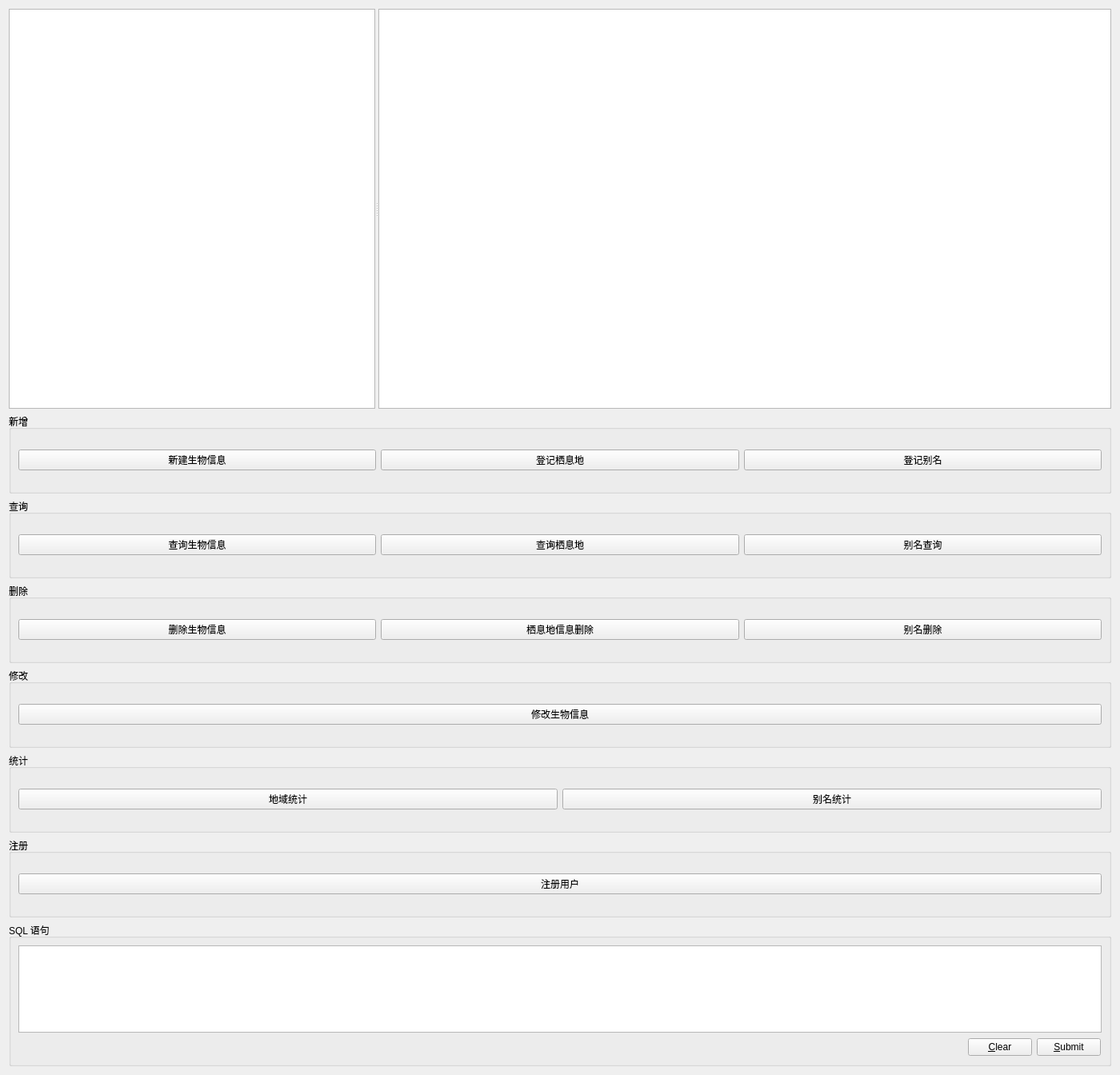
<?xml version="1.0" encoding="UTF-8"?>
<ui version="4.0">
 <class>Browser</class>
 <widget class="QWidget" name="Browser">
  <property name="geometry">
   <rect>
    <x>0</x>
    <y>0</y>
    <width>1400</width>
    <height>1124</height>
   </rect>
  </property>
  <property name="sizePolicy">
   <sizepolicy hsizetype="Expanding" vsizetype="Preferred">
    <horstretch>0</horstretch>
    <verstretch>0</verstretch>
   </sizepolicy>
  </property>
  <property name="minimumSize">
   <size>
    <width>1000</width>
    <height>0</height>
   </size>
  </property>
  <property name="windowTitle">
   <string>Qt SQL Browser</string>
  </property>
  <layout class="QGridLayout" name="gridLayout">
   <item row="2" column="0">
    <widget class="QGroupBox" name="groupBox_3">
     <property name="sizePolicy">
      <sizepolicy hsizetype="Expanding" vsizetype="MinimumExpanding">
       <horstretch>0</horstretch>
       <verstretch>0</verstretch>
      </sizepolicy>
     </property>
     <property name="minimumSize">
      <size>
       <width>0</width>
       <height>100</height>
      </size>
     </property>
     <property name="maximumSize">
      <size>
       <width>16777215</width>
       <height>180</height>
      </size>
     </property>
     <property name="title">
      <string>查询</string>
     </property>
     <layout class="QHBoxLayout" name="horizontalLayout_2">
      <item>
       <widget class="QPushButton" name="pushButtonQspe">
        <property name="text">
         <string>查询生物信息</string>
        </property>
       </widget>
      </item>
      <item>
       <widget class="QPushButton" name="pushButtonQdi">
        <property name="text">
         <string>查询栖息地</string>
        </property>
       </widget>
      </item>
      <item>
       <widget class="QPushButton" name="pushButtonQnm">
        <property name="text">
         <string>别名查询</string>
        </property>
       </widget>
      </item>
     </layout>
    </widget>
   </item>
   <item row="1" column="0">
    <widget class="QGroupBox" name="groupBox_2">
     <property name="sizePolicy">
      <sizepolicy hsizetype="Expanding" vsizetype="MinimumExpanding">
       <horstretch>0</horstretch>
       <verstretch>0</verstretch>
      </sizepolicy>
     </property>
     <property name="minimumSize">
      <size>
       <width>0</width>
       <height>100</height>
      </size>
     </property>
     <property name="maximumSize">
      <size>
       <width>16777215</width>
       <height>180</height>
      </size>
     </property>
     <property name="title">
      <string>新增</string>
     </property>
     <layout class="QHBoxLayout" name="horizontalLayout">
      <item>
       <widget class="QPushButton" name="pushButtonAdd">
        <property name="minimumSize">
         <size>
          <width>0</width>
          <height>20</height>
         </size>
        </property>
        <property name="text">
         <string>新建生物信息</string>
        </property>
       </widget>
      </item>
      <item>
       <widget class="QPushButton" name="pushButtonAddDistr">
        <property name="text">
         <string>登记栖息地</string>
        </property>
       </widget>
      </item>
      <item>
       <widget class="QPushButton" name="pushButtonNm">
        <property name="text">
         <string>登记别名</string>
        </property>
       </widget>
      </item>
     </layout>
    </widget>
   </item>
   <item row="7" column="0">
    <widget class="QGroupBox" name="groupBox">
     <property name="sizePolicy">
      <sizepolicy hsizetype="Preferred" vsizetype="MinimumExpanding">
       <horstretch>0</horstretch>
       <verstretch>0</verstretch>
      </sizepolicy>
     </property>
     <property name="maximumSize">
      <size>
       <width>16777215</width>
       <height>180</height>
      </size>
     </property>
     <property name="title">
      <string>SQL 语句</string>
     </property>
     <layout class="QVBoxLayout">
      <property name="spacing">
       <number>6</number>
      </property>
      <property name="leftMargin">
       <number>9</number>
      </property>
      <property name="topMargin">
       <number>9</number>
      </property>
      <property name="rightMargin">
       <number>9</number>
      </property>
      <property name="bottomMargin">
       <number>9</number>
      </property>
      <item>
       <widget class="QTextEdit" name="sqlEdit">
        <property name="sizePolicy">
         <sizepolicy hsizetype="Expanding" vsizetype="MinimumExpanding">
          <horstretch>0</horstretch>
          <verstretch>0</verstretch>
         </sizepolicy>
        </property>
        <property name="minimumSize">
         <size>
          <width>0</width>
          <height>18</height>
         </size>
        </property>
        <property name="baseSize">
         <size>
          <width>0</width>
          <height>120</height>
         </size>
        </property>
       </widget>
      </item>
      <item>
       <layout class="QHBoxLayout">
        <property name="spacing">
         <number>6</number>
        </property>
        <property name="leftMargin">
         <number>1</number>
        </property>
        <property name="topMargin">
         <number>1</number>
        </property>
        <property name="rightMargin">
         <number>1</number>
        </property>
        <property name="bottomMargin">
         <number>1</number>
        </property>
        <item>
         <spacer>
          <property name="orientation">
           <enum>Qt::Horizontal</enum>
          </property>
          <property name="sizeHint" stdset="0">
           <size>
            <width>40</width>
            <height>20</height>
           </size>
          </property>
         </spacer>
        </item>
        <item>
         <widget class="QPushButton" name="clearButton">
          <property name="text">
           <string>&amp;Clear</string>
          </property>
         </widget>
        </item>
        <item>
         <widget class="QPushButton" name="submitButton">
          <property name="text">
           <string>&amp;Submit</string>
          </property>
         </widget>
        </item>
       </layout>
      </item>
     </layout>
    </widget>
   </item>
   <item row="5" column="0">
    <widget class="QGroupBox" name="groupBox_6">
     <property name="sizePolicy">
      <sizepolicy hsizetype="Expanding" vsizetype="MinimumExpanding">
       <horstretch>0</horstretch>
       <verstretch>0</verstretch>
      </sizepolicy>
     </property>
     <property name="minimumSize">
      <size>
       <width>0</width>
       <height>100</height>
      </size>
     </property>
     <property name="maximumSize">
      <size>
       <width>16777215</width>
       <height>180</height>
      </size>
     </property>
     <property name="title">
      <string>统计</string>
     </property>
     <layout class="QHBoxLayout" name="horizontalLayout_5">
      <item>
       <widget class="QPushButton" name="pushButton">
        <property name="text">
         <string>地域统计</string>
        </property>
       </widget>
      </item>
      <item>
       <widget class="QPushButton" name="pushButton_2">
        <property name="text">
         <string>别名统计</string>
        </property>
       </widget>
      </item>
     </layout>
    </widget>
   </item>
   <item row="3" column="0">
    <widget class="QGroupBox" name="groupBox_4">
     <property name="sizePolicy">
      <sizepolicy hsizetype="Expanding" vsizetype="MinimumExpanding">
       <horstretch>0</horstretch>
       <verstretch>0</verstretch>
      </sizepolicy>
     </property>
     <property name="minimumSize">
      <size>
       <width>0</width>
       <height>100</height>
      </size>
     </property>
     <property name="maximumSize">
      <size>
       <width>16777215</width>
       <height>180</height>
      </size>
     </property>
     <property name="title">
      <string>删除</string>
     </property>
     <layout class="QHBoxLayout" name="horizontalLayout_3">
      <item>
       <widget class="QPushButton" name="pushButtonDl">
        <property name="text">
         <string>删除生物信息</string>
        </property>
       </widget>
      </item>
      <item>
       <widget class="QPushButton" name="pushButtonDld">
        <property name="text">
         <string>栖息地信息删除</string>
        </property>
       </widget>
      </item>
      <item>
       <widget class="QPushButton" name="pushButtonDln">
        <property name="text">
         <string>别名删除</string>
        </property>
       </widget>
      </item>
     </layout>
    </widget>
   </item>
   <item row="4" column="0">
    <widget class="QGroupBox" name="groupBox_5">
     <property name="sizePolicy">
      <sizepolicy hsizetype="Expanding" vsizetype="MinimumExpanding">
       <horstretch>0</horstretch>
       <verstretch>0</verstretch>
      </sizepolicy>
     </property>
     <property name="minimumSize">
      <size>
       <width>0</width>
       <height>100</height>
      </size>
     </property>
     <property name="maximumSize">
      <size>
       <width>16777215</width>
       <height>180</height>
      </size>
     </property>
     <property name="title">
      <string>修改</string>
     </property>
     <layout class="QHBoxLayout" name="horizontalLayout_4">
      <item>
       <widget class="QPushButton" name="pushButtonChg">
        <property name="text">
         <string>修改生物信息</string>
        </property>
       </widget>
      </item>
     </layout>
    </widget>
   </item>
   <item row="0" column="0">
    <widget class="QSplitter" name="splitter">
     <property name="sizePolicy">
      <sizepolicy hsizetype="Expanding" vsizetype="MinimumExpanding">
       <horstretch>0</horstretch>
       <verstretch>0</verstretch>
      </sizepolicy>
     </property>
     <property name="minimumSize">
      <size>
       <width>0</width>
       <height>500</height>
      </size>
     </property>
     <property name="orientation">
      <enum>Qt::Horizontal</enum>
     </property>
     <widget class="ConnectionWidget" name="connectionWidget">
      <property name="sizePolicy">
       <sizepolicy hsizetype="Ignored" vsizetype="Expanding">
        <horstretch>1</horstretch>
        <verstretch>0</verstretch>
       </sizepolicy>
      </property>
     </widget>
     <widget class="QTableView" name="table">
      <property name="sizePolicy">
       <sizepolicy hsizetype="Expanding" vsizetype="Expanding">
        <horstretch>2</horstretch>
        <verstretch>0</verstretch>
       </sizepolicy>
      </property>
      <property name="contextMenuPolicy">
       <enum>Qt::ActionsContextMenu</enum>
      </property>
      <property name="selectionBehavior">
       <enum>QAbstractItemView::SelectRows</enum>
      </property>
     </widget>
    </widget>
   </item>
   <item row="6" column="0">
    <widget class="QGroupBox" name="groupBox_7">
     <property name="sizePolicy">
      <sizepolicy hsizetype="Expanding" vsizetype="MinimumExpanding">
       <horstretch>0</horstretch>
       <verstretch>0</verstretch>
      </sizepolicy>
     </property>
     <property name="minimumSize">
      <size>
       <width>0</width>
       <height>100</height>
      </size>
     </property>
     <property name="maximumSize">
      <size>
       <width>16777215</width>
       <height>180</height>
      </size>
     </property>
     <property name="title">
      <string>注册</string>
     </property>
     <layout class="QHBoxLayout" name="horizontalLayout_6">
      <item>
       <widget class="QPushButton" name="pushButtonReg">
        <property name="text">
         <string>注册用户</string>
        </property>
       </widget>
      </item>
     </layout>
    </widget>
   </item>
  </layout>
  <action name="insertRowAction">
   <property name="enabled">
    <bool>false</bool>
   </property>
   <property name="text">
    <string>&amp;插入行</string>
   </property>
   <property name="statusTip">
    <string>Inserts a new Row</string>
   </property>
  </action>
  <action name="deleteRowAction">
   <property name="enabled">
    <bool>false</bool>
   </property>
   <property name="text">
    <string>&amp;删除行</string>
   </property>
   <property name="statusTip">
    <string>Deletes the current Row</string>
   </property>
  </action>
  <action name="submitAction">
   <property name="text">
    <string>&amp;提交</string>
   </property>
   <property name="toolTip">
    <string>Submit Changes</string>
   </property>
  </action>
  <action name="revertAction">
   <property name="text">
    <string>&amp;撤销</string>
   </property>
   <property name="toolTip">
    <string>Revert</string>
   </property>
  </action>
 </widget>
 <customwidgets>
  <customwidget>
   <class>ConnectionWidget</class>
   <extends>QTreeView</extends>
   <header>connectionwidget.h</header>
  </customwidget>
 </customwidgets>
 <tabstops>
  <tabstop>clearButton</tabstop>
  <tabstop>submitButton</tabstop>
  <tabstop>connectionWidget</tabstop>
  <tabstop>table</tabstop>
  <tabstop>pushButtonAdd</tabstop>
  <tabstop>pushButtonAddDistr</tabstop>
  <tabstop>sqlEdit</tabstop>
 </tabstops>
 <resources/>
 <connections/>
</ui>
